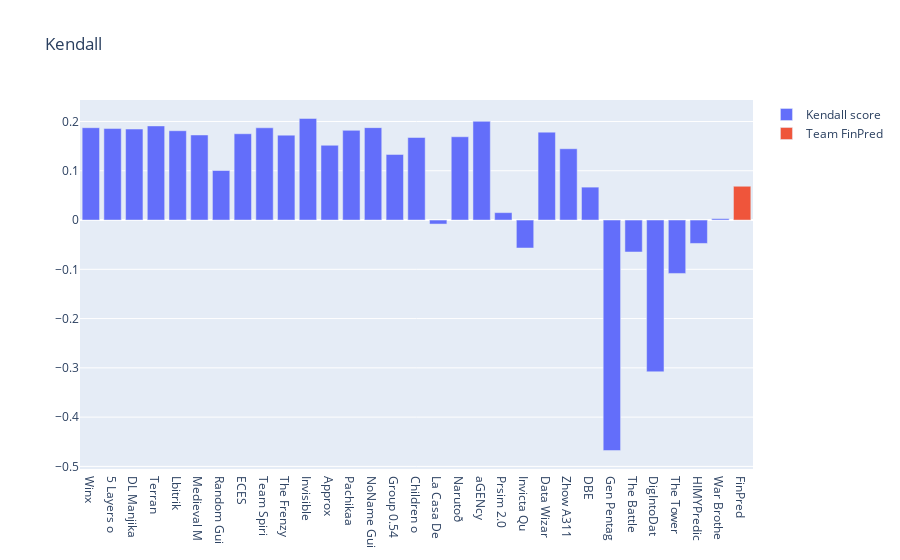

The cell this chart's notebook holds for it:
### Code cell
import plotly.graph_objs as go 

fig = go.Figure(
    data=[
        go.Bar(
            x=TEAMS,
            y=kendall,
            name="Kendall score"
        ),
        go.Bar(
            x=["FinPred"],
            y=[leaderboard["FinPred"]["kendall"]["real"]],
            name="Team FinPred"
        )
    ],
)

fig.update_layout(
    title="Kendall",
    yaxis_title="Score"
)

fig.show()

### Figure 1 — Plotly figure (JSON) as saved in the notebook; plotly's stock layout.template omitted (floating-point values rounded to 4 significant figures)
{"data": [{"name": "Kendall score", "type": "bar", "x": ["Winx", "5 Layers o", "DL Manjika", "Terran", "Lbitrik", "Medieval M", "Random Gui", "ECES", "Team Spiri", "The Frenzy", "Invisible ", "Approx", "Pachikaa", "NoName Gui", "Group 0.54", "Children o", "La Casa De", "Narutoð", "aGENcy", "Prsim 2.0", "Invicta Qu", "Data Wizar", "Zhow A311", "DBE", "Gen Pentag", "The Battle", "DigIntoDat", "The Tower ", "HIMYPredic", "War Brothe"], "y": [0.1875, 0.1857, 0.1847, 0.1911, 0.1813, 0.1727, 0.1006, 0.1752, 0.1873, 0.1724, 0.2062, 0.1518, 0.1821, 0.1876, 0.1332, 0.1676, -0.008141, 0.1691, 0.2004, 0.01507, -0.05677, 0.1785, 0.1448, 0.06683, -0.4679, -0.06483, -0.308, -0.1084, -0.04749, 0.002837]}, {"name": "Team FinPred", "type": "bar", "x": ["FinPred"], "y": [0.06858]}], "layout": {"title": {"text": "Kendall"}}}
